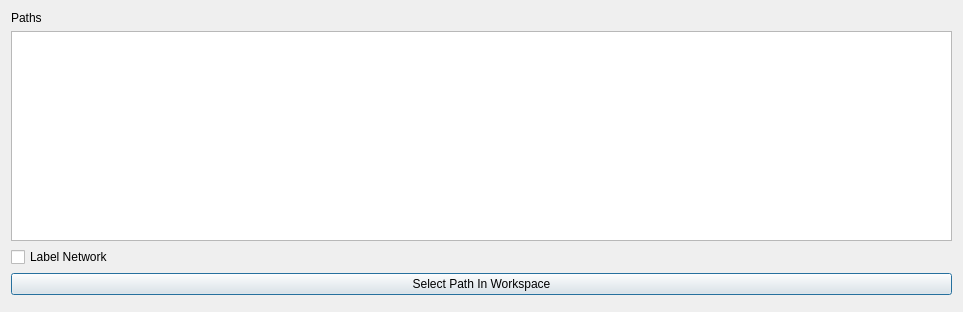
<?xml version="1.0" encoding="UTF-8"?>
<ui version="4.0">
 <class>flowTracePlot</class>
 <widget class="QDialog" name="flowTracePlot">
  <property name="geometry">
   <rect>
    <x>0</x>
    <y>0</y>
    <width>963</width>
    <height>312</height>
   </rect>
  </property>
  <property name="windowTitle">
   <string>Flow Trace</string>
  </property>
  <layout class="QVBoxLayout" name="verticalLayout">
   <item>
    <layout class="QGridLayout" name="gridLayout">
     <item row="0" column="1">
      <widget class="QLabel" name="label">
       <property name="text">
        <string>Paths</string>
       </property>
      </widget>
     </item>
     <item row="1" column="1">
      <widget class="QListWidget" name="paths">
       <property name="maximumSize">
        <size>
         <width>16777215</width>
         <height>16777215</height>
        </size>
       </property>
       <property name="selectionMode">
        <enum>QAbstractItemView::ExtendedSelection</enum>
       </property>
      </widget>
     </item>
     <item row="2" column="1">
      <widget class="QCheckBox" name="cbLabel">
       <property name="text">
        <string>Label Network</string>
       </property>
      </widget>
     </item>
     <item row="3" column="1">
      <widget class="QPushButton" name="pbSelectPath">
       <property name="text">
        <string>Select Path In Workspace</string>
       </property>
      </widget>
     </item>
     <item row="4" column="1">
      <layout class="QHBoxLayout" name="horizontalLayout">
       <item>
        <widget class="QFrame" name="toolbarFrame">
         <property name="minimumSize">
          <size>
           <width>0</width>
           <height>0</height>
          </size>
         </property>
         <property name="frameShape">
          <enum>QFrame::StyledPanel</enum>
         </property>
         <property name="frameShadow">
          <enum>QFrame::Raised</enum>
         </property>
        </widget>
       </item>
      </layout>
     </item>
     <item row="0" column="0" rowspan="5">
      <layout class="QGridLayout" name="plotLayout"/>
     </item>
    </layout>
   </item>
  </layout>
 </widget>
 <resources/>
 <connections/>
</ui>
